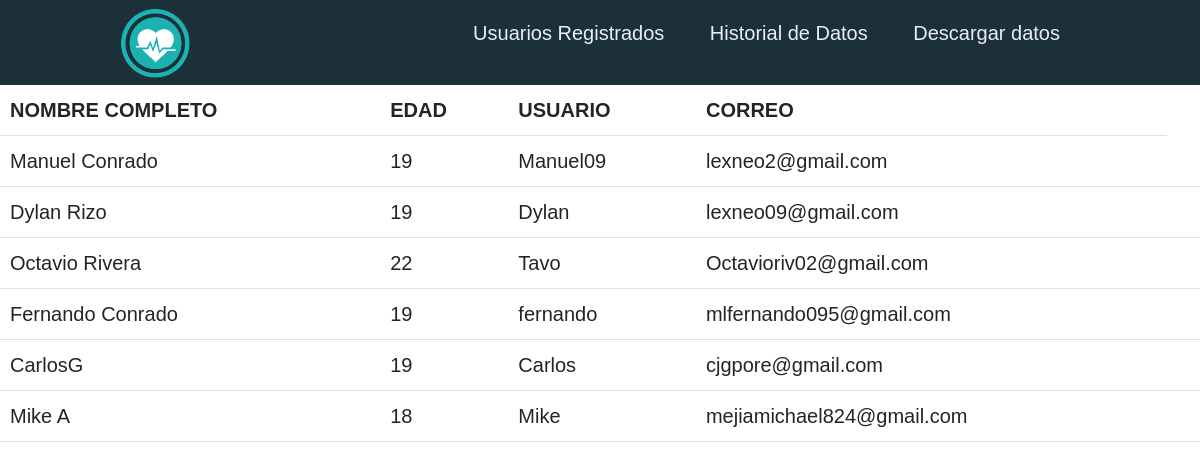
The page /usuarios on the database its author committed.
### tables this page shows
CREATE TABLE usuarios (
    id             INTEGER PRIMARY KEY AUTOINCREMENT,
    NombreCompleto TEXT    NOT NULL,
    Edad           INTEGER NOT NULL,
    Usuario        TEXT    NOT NULL
                           UNIQUE,
    Correo         TEXT    NOT NULL
                           UNIQUE,
    Clave          TEXT    NOT NULL
);

### app.py (the view)
@app.route("/usuarios")
def usuarios():
    usuarios = db.execute("SELECT * FROM usuarios")
    return render_template("usuarios.html", usuarios=usuarios)

### templates/usuarios.html (shortened to what this page needs)
{% extends "panelAdmin.html" %}
{% block body %}
<table class="table">
    <thead>
        <tr>
            <th scope="col">NOMBRE COMPLETO</th>
            <th scope="col">EDAD</th>
            <th scope="col">USUARIO</th>
            <th scope="col">CORREO</th>
        </tr>
    </thead>
    <tbody>
        {% for i in usuarios %}
        <tr>
            <td>{{ i["NombreCompleto"] }}</td>
            <td>{{ i["Edad"] }}</td>
            <td>{{ i["Usuario"] }}</td>
            <td>{{ i["Correo"] }}</td>
            <td></td>
        </tr>
        {% endfor %}
    </tbody>
</table>
{% endblock %}

### templates/panelAdmin.html (shortened to what this page needs)
<!DOCTYPE html>
<html lang="en">
<head>
    <link rel="stylesheet" type = "text/css" href="static/CSS/layout.css">
    <link href="https://cdn.jsdelivr.net/npm/bootstrap@5.2.3/dist/css/bootstrap.min.css" rel="stylesheet">
</head>
<body>
    <form action="/panelAdmin" method="POST">
        <header class="header">
            <div class="logo">
                <a href= "/panelAdmin"><img src="static/image/frecuencia-cardiaca.png" alt="Logo del Proyecto"></a>
            </div>
            <nav>
               <ul class="nav-links">
                    <li><a href="/usuarios">Usuarios Registrados</a></li>
                    <li><a href="/datos">Historial de Datos</a></li>
                    <li><a href="/descarga">Descargar datos</a></li>
               </ul>
            </nav>
        </header>
    </form>
    {% block body %}
	{% endblock %}
</body>
</html>

### static/CSS/layout.css (style rules this page uses)
* { box-sizing: border-box; margin: 0; padding: 0; font-family: 'Nunito', sans-serif; font-size: 20px; }
body { background-color: white; }
.header { background-color: #1b3039; display: flex; justify-content: space-between; align-items: center; height: 85px; padding: 5px 10%; }
.header .logo { cursor: pointer; }
.header .logo img { height: 70px; width: auto; transition: all 0.3s; }
.header .nav-links { list-style: none; }
.header .nav-links li { display: inline-block; padding: 0 20px; }
.header .nav-links a { font-size: 700; color: #eceff1; text-decoration: none; }
html { min-height: 100%; position: relative; }

### rows shown on the page
usuarios: NombreCompleto "Manuel Conrado", Edad "19", Usuario "Manuel09", Correo "lexneo2@gmail.com"
usuarios: NombreCompleto "Dylan Rizo", Edad "19", Usuario "Dylan", Correo "lexneo09@gmail.com"
usuarios: NombreCompleto "Octavio Rivera", Edad "22", Usuario "Tavo", Correo "Octavioriv02@gmail.com"
usuarios: NombreCompleto "Fernando Conrado", Edad "19", Usuario "fernando", Correo "mlfernando095@gmail.com"
usuarios: NombreCompleto "CarlosG", Edad "19", Usuario "Carlos", Correo "cjgpore@gmail.com"
usuarios: NombreCompleto "Mike A", Edad "18", Usuario "Mike", Correo "mejiamichael824@gmail.com"
